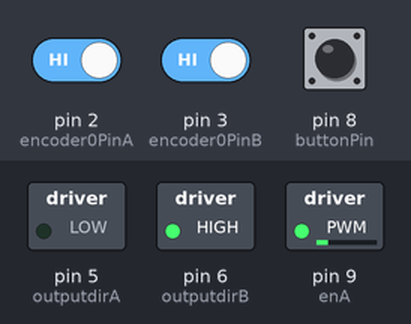
Simulated run of this sketch. Board: Arduino Uno, built with avr-gcc and run on an emulated ATmega328P. Parts: switched loads named in the sketch (green lamp = pin HIGH). The inputs (shaded band) are chosen by the test bench; at power-on: pin 8 (buttonPin) LOW, pin 2 (encoder0PinA) HIGH, pin 3 (encoder0PinB) HIGH.

Above: at 1.2 s.
1.3 s: pin 8 (buttonPin) pulled HIGH for 0.15 s
At 2.6 s:
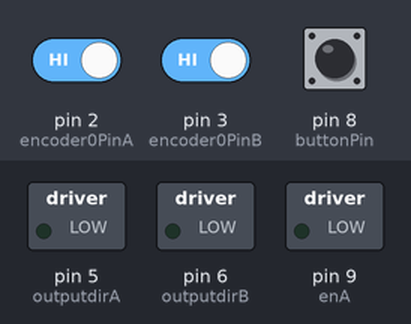
Timing chart, 0 to 4.3 s (numbered marks = the images above; inputs shaded):
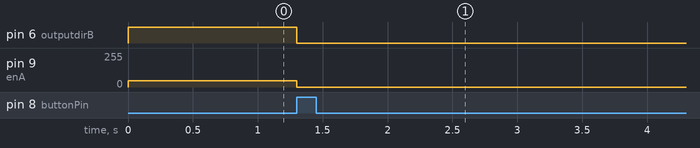

The sketch:

tzidud_PID.ino
```cpp
#define outputdirA 5
#define outputdirB 6
#define enA 9
#define buttonPin 8
#define baseencoder0Pos 0
//#define baseencoder0Pos 3000 //!!!!!!!!!!!!!!!!!!!!!!!!!!!!!!!!!!!!!!!!!!!!!!!!!!!!!!!!!!!!!!!!!!!!!11
#define encoder0PinA 2
#define encoder0PinB 3
#define RELATIVE 0
#define ABSOLUTE 1
#define Kp 10
#define Kd 0 //100
#define Ki 0.01
#define integrator_max 1000
#define integrator_min -1000
#define min_zero 0
#define max_zero 2080

#define max_vel_absolutely 6399

long last_millis;
long dt = 0;
int last_button = LOW;
double last_delta;
int count = 0;
double ratio = 5.825;
volatile int encoder0Pos = baseencoder0Pos;
volatile int encoder0PinALast = LOW;
volatile int n = LOW;
int valNew = 0;
int valOld = 0;
volatile int m = LOW;
int angle = 0;
double delta = 0;
bool stop = false;
bool clockwise = true;
int goal = angle;
int buttonState = 0;
int min_vel = 48;
bool last_dir = clockwise;
int backlash = 0;
bool dironpush = clockwise;
bool right = false;
bool left = false;
int absmax = 360*ratio;
int absmin = -1;
bool startup = true;
bool started = true;

int last_laser_on = 0;
int laser_on = 0;
int rORa = 0;
double Int = 0;

bool isPID = false;
int startangle = 0;
double diff;

void CountA()
{
  n = digitalRead(encoder0PinA);
  if ((encoder0PinALast == LOW) && (n == HIGH)) {
    if (m == LOW) {                                 // m == direction
       encoder0Pos--;
    }
    else {
      encoder0Pos++;
    }
  }
}
void StateB()
{
  m = digitalRead(encoder0PinB);
}
void setup()
{
  //attach to pins
  pinMode (encoder0PinA,INPUT);
  pinMode (encoder0PinB,INPUT);

  pinMode(outputdirA,OUTPUT);
  pinMode(outputdirB,OUTPUT);
  pinMode(enA, OUTPUT);

  pinMode(buttonPin,INPUT);
  Serial.begin (2000000);

  attachInterrupt(1, CountA, CHANGE);
  attachInterrupt(0, StateB, FALLING);

}

void loop()
{
    //get the angle from the user.
    get_angle();
    // int the () - PID
    int vel = choose_vel(true);
    // move clockwise
    if(!stop)
    {
      move_vel(clockwise, vel);
    }
    button_check();
    encoder0PinALast = n;
    valNew = encoder0Pos;
    stops();

}

int stopp()
{
        digitalWrite(outputdirA, LOW);   // turn the motor off
        digitalWrite(outputdirB, LOW);   // turn the motor off
        analogWrite(enA, LOW);   // turn the motor off
        stop = true;
        if(started != true)
        {
         Serial.write('1');
        }
        started = false;
        return 0;
}

int get_angle()
{
  /*
     if (Serial.available() > 0) {
        stop = false;
        startangle = encoder0Pos;
        int angle = Serial.parseInt();
        //Serial.print(angle);
        if(angle == 0)
        {
        stopp();
        }
        if(angle > 360)
        {
          angle %= 360;
        }
        angle *= ratio;
        rORa = ABSOLUTE;*/

    if (Serial.available() > 1) {
        stop = false;
        int angle1 = (int)Serial.read();
        int angle2 = (int)Serial.read();
        int raw_angle = angle1*256 + angle2;
        angle = (raw_angle)%4096 - 2048;
        //bit #13 is whether the laser on - 0 for off, 1 for on
        laser_on = ((raw_angle/4096))%2;
        //bit #14 is 0 for relative move and 1 for absoolute move
        rORa = (raw_angle/8192)%2;

      started = true;

         if(rORa == RELATIVE)
        {
        if(angle == 0)
        {
        stopp();
        }
         //Serial.print("RELATIVE");
        clockwise = false;
        goal = encoder0Pos + angle;
        if (angle < 0) {
          clockwise = true;
          angle = -angle;
        }
        if(last_dir != clockwise)
        {
        //Serial.print("backlash");
          angle += backlash;
        }

        if(goal < absmin && clockwise)
        {
         goal = absmax + goal;
         clockwise = !clockwise;
        }
        if (goal > absmax && !clockwise)
        {
          goal = goal - absmax;
          clockwise = !clockwise;
        }
        }
        else // absolute
        {
          //Serial.print("ABSOLUTE");
          if (angle < encoder0Pos)
          {
            clockwise = true;
          }
          else
          {
            clockwise = false;
          }
          if(last_dir != clockwise)
          {
            angle += backlash;
          }
          goal = angle;

          if(goal < absmin && clockwise)
          {
           goal = absmax + goal;
           clockwise = !clockwise;
          }
          if (goal > absmax && !clockwise)
          {
            goal = goal - absmax;
            clockwise = !clockwise;
          }
        }
        //should be moved to whne stopping
        Int = 0;
        last_millis = millis();
    }
}

int choose_vel(bool PID)
{
  isPID = PID;
    // The PID bool is whther to use pid method
    // if it is the startup loop: only first time
    int vel;
     if(startup)
    {
      clockwise = false;
      goal = 30000; // 300000 is infinity
      stop = false;
      vel = min_vel;
    }
    else if(PID)//calculate the velocity
    {
    delta = goal - encoder0Pos;
    count++;
    count %= 10000;
    long millis_now = millis();
    if(count%100  == 5)
    {
      dt = (millis_now - last_millis);
      diff =  1000*(delta - last_delta)/dt;
      Int += delta*dt;
      last_delta = delta;
      last_millis = millis();
    }


    double P = Kp * delta;
    double D = Kd * diff;
    double I = Ki * Int;
    I = min(I, integrator_max);
    I = max(I, integrator_min);

    vel = (P + D + I);

    vel = min(max_vel_absolutely,vel);
    vel = max(-1*max_vel_absolutely, vel);

    if(vel < 0)
    {
      clockwise = true;
    }
    else
    {
      clockwise = false;
    }
    if(abs(diff) < 1 && (abs(encoder0Pos - goal) < 3))
    {
      //Serial.print("DIFFF ");
      //Serial.println(diff);
      //Serial.print("errrrror ");
      //Serial.println(encoder0Pos - goal);
      stopp();
    }

    if(false && count == 0)
    {
    Serial.print("vel: ");
    Serial.print(vel);
    Serial.print(" delta:");
    Serial.println(delta);
    Serial.println(clockwise);
    Serial.print("encoder: ");
    Serial.println(encoder0Pos);
    Serial.print("P: ");
    Serial.print(P);
    Serial.print("  I: ");
    Serial.print(I);
    Serial.print("  D: ");
    Serial.print(D);
    Serial.print("  diff: ");
    Serial.println(diff);

    }

    }
    // I don't want to use the PID method
    if(!PID){
    vel = min_vel;
    }
    return abs(vel);
}


int move_vel(bool clockwise, int vel)
{
   if(clockwise)
    {
    analogWrite(enA, vel);
    digitalWrite(outputdirA, HIGH);
    digitalWrite(outputdirB, LOW);
    }
    // move unclockwise
    if(!clockwise)
    {
    analogWrite(enA, vel); // Send PWM signal to L298N Enable pin
    digitalWrite(outputdirA, LOW);
    digitalWrite(outputdirB, HIGH);
    }
}

int button_check()
{
  //check for the button
    buttonState = digitalRead(buttonPin);
    if (buttonState == HIGH) {
    startup = 0;
    if(last_button == LOW){
      if(clockwise)
      {
      encoder0Pos = min_zero;
      }
      else
      {
      //Serial.println("LASTBUTTON");
      encoder0Pos = max_zero;
      }
       if(!right && !left)
      {
      if(clockwise)
        right = true;
      else
        left = true;
      }
    }
    last_button = buttonState;
    }
    else
    {
      right = left = false;
    }
    last_dir = clockwise;
}

int stops()
{
  if (valNew != valOld) {
    // if I got to the right place
    if(!isPID && ((encoder0Pos > goal && !clockwise) || (encoder0Pos < goal && clockwise )))
    {
      //Serial.println("place!");
      stopp();
    }

    if((clockwise && right)||(!clockwise && left))
    {
      //Serial.print("dir");
      stopp();
    }

      valOld = valNew;
    }
}
```

Measured:
- after the input at 1.3 s, pin 6 (outputdirB): HIGH → LOW at once; pin 9 (enA): 48/255 → 0/255 at once
